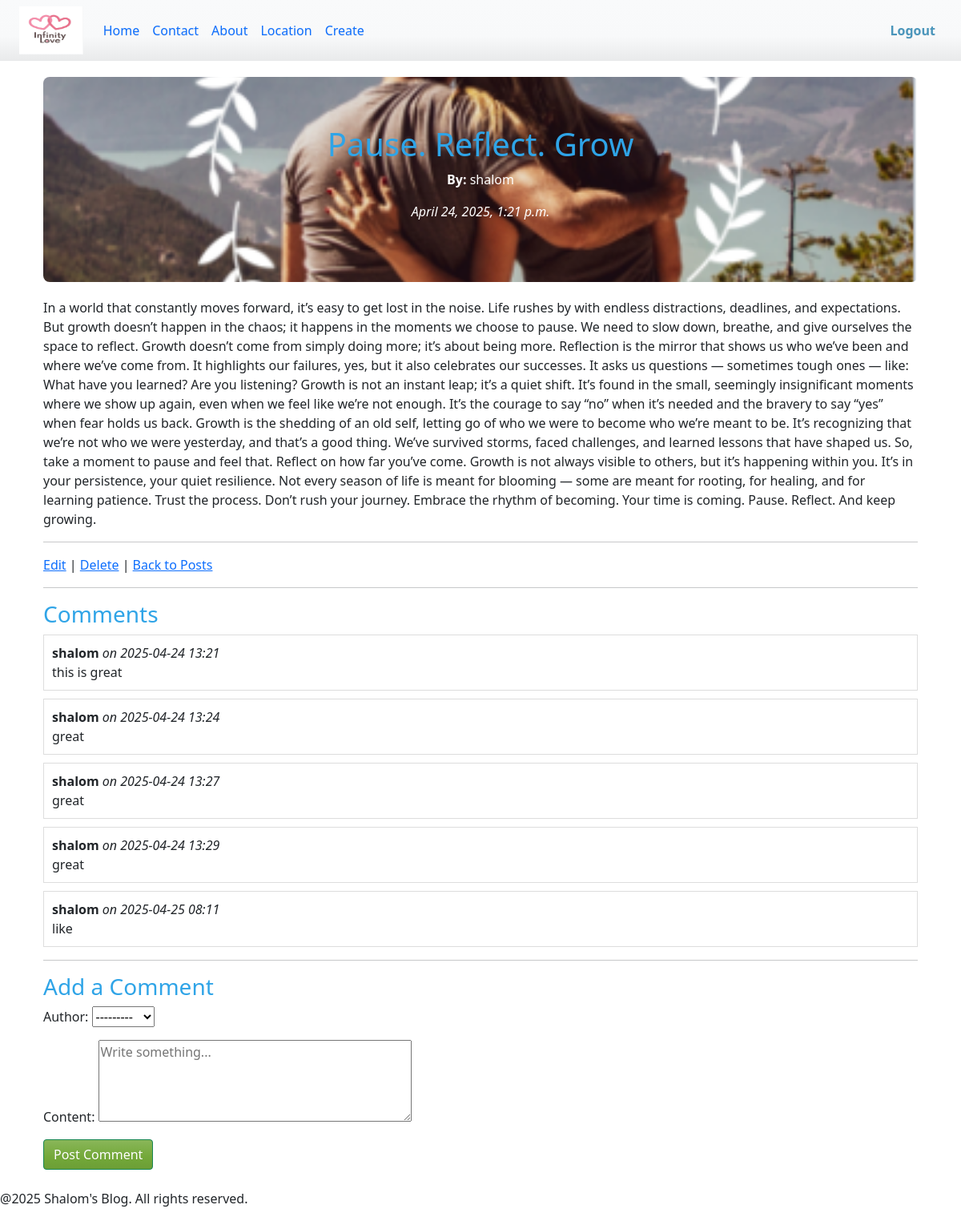
Page /post/7/ (signed in) on the committed database.
### core/models.py (models this page shows, shortened)
class Post(models.Model):
    title = models.CharField(max_length=200)
    content = models.TextField()
    author = models.ForeignKey(User, on_delete=models.CASCADE, related_name='posts')  # Author
    image = models.ImageField(upload_to='post_images/', blank=True, null=True)  # Image
    created_at = models.DateTimeField(auto_now_add=True)
    updated = models.DateTimeField(auto_now=True)
    likes = models.ManyToManyField(User, related_name='likes', blank=True)  # Likes

class Comment(models.Model):
    post = models.ForeignKey(Post, on_delete=models.CASCADE, related_name='comments')
    author = models.ForeignKey(User, on_delete=models.CASCADE)
    content = models.TextField()
    created_at = models.DateTimeField(auto_now_add=True)

### core/views.py (the view)
# urls.py: path('post/<int:pk>/', views.post_detail, name='post_detail'),
@login_required
def post_detail(request, pk):
    post = get_object_or_404(Post, pk=pk)
    comments = post.comments.all()
    if request.method == 'POST':
        form = CommentForm(request.POST)
        if form.is_valid():
            comment = form.save(commit=False)
            comment.post = post
            comment.author = request.user
            comment.save()
            return redirect('core:post_detail', pk=post.pk)
    else:
        form = CommentForm()
    return render(request, 'post_detail.html', {'post': post, 'comments': comments, 'form': form})

### core/forms.py
class CommentForm(forms.ModelForm):
    class Meta:
        model = Comment
        fields = ['author', 'content']
        widgets = {
            'content': forms.Textarea(attrs={'rows': 4, 'placeholder': 'Write something...'}),
        }

### core/templates/post_detail.html (shortened to what this page needs)
{% extends 'base.html' %}
{% block content %}
{% if post.image %}
<div style="
    background-image: url({{post.image.url}});
    background-size: cover;
    background-position: center;
    padding: 60px 30px;
    color: white;
    border-radius: 8px;
    margin-bottom: 20px;
    margin-top: 20px;
    text-align: center;
">
    <h1>{{ post.title }}</h1>
    <p><strong>By:</strong> {{ post.author }}</p>
    <p><em>{{ post.created_at }}</em></p>
</div>
{% endif %}
<div>
    <p>{{ post.content }}</p>
</div>
<hr>
<p>
    <a href="{% url 'core:post_edit' post.pk %}">Edit</a> |
    <a href="{% url 'core:post_delete' post.pk %}">Delete</a> |
    <a href="{% url 'core:home' %}">Back to Posts</a>
</p>
<hr>
<h3>Comments</h3>
<div id="comments">
    {% for comment in comments %}
    <div class="comment" style="border: 1px solid #ddd; padding: 10px; margin-bottom: 10px;">
        <strong>{{ comment.author }}</strong>
        <em>on {{ comment.created_at|date:"Y-m-d H:i" }}</em><br>
        {{ comment.content }}
    </div>
    {% empty %}
    <p>No comments yet.</p>
    {% endfor %}
</div>
<hr>
<h3>Add a Comment</h3>
<form id="comment-form" data-post-id="{{ post.id }}" method="post">
    {{ form.as_p }}
    <button class="btn btn-success" type="submit">Post Comment</button>
</form>
{% endblock %}

### templates/base.html (style rules this page uses)
body { background-color: rgba(245, 245, 245, 0.74); }

### rows in the picture
Post: image (picture), title "Pause. Reflect. Grow", author "shalom", created_at "April 24, 2025, 1:21 p.m.", content "In a world that constantly moves forward, it’s easy to get lost in the noise. Life rushes by with endless distractions, deadlines, and expectations. But growth doesn’t happen in the chaos; it happens in the moments we choose to pause. We need to slow down, breathe, and give ourselves the space to reflect. Growth doesn’t come from simply doing more; it’s about being more. Reflection is the mirror that shows us who we’ve been and where we’ve come from. It highlights our failures, yes, but it also celebrates our successes. It asks us questions — sometimes tough ones — like: What have you learned? Are you listening? Growth is not an instant leap; it’s a quiet shift. It’s found in the small,…"
Comment: author "shalom", created_at "2025-04-24 13:21", content "this is great"
Comment: author "shalom", created_at "2025-04-24 13:24", content "great"
Comment: author "shalom", created_at "2025-04-24 13:27", content "great"
Comment: author "shalom", created_at "2025-04-24 13:29", content "great"
Comment: author "shalom", created_at "2025-04-25 08:11", content "like"
